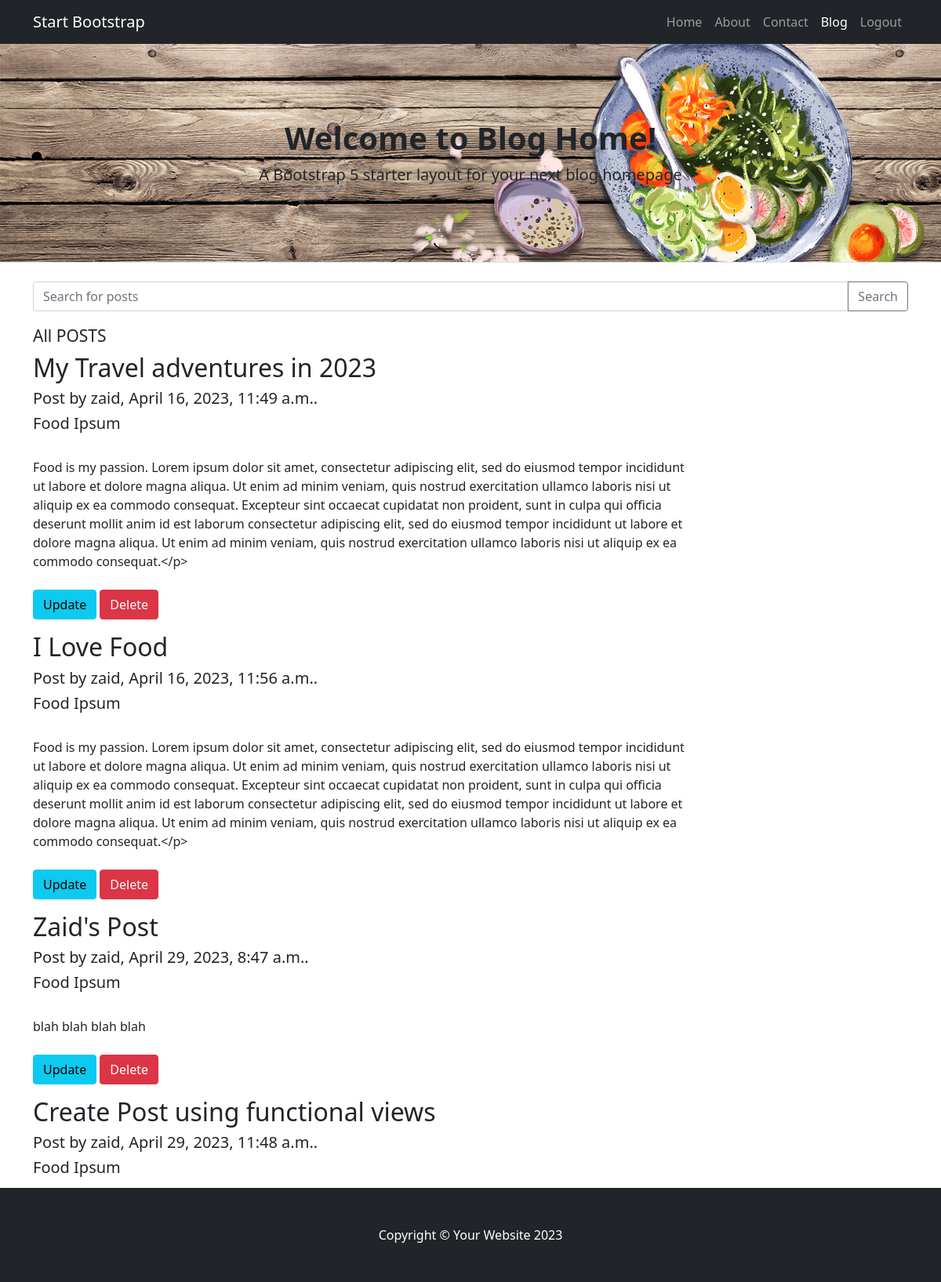
Page /posts/ (signed in) on the earlier database version.
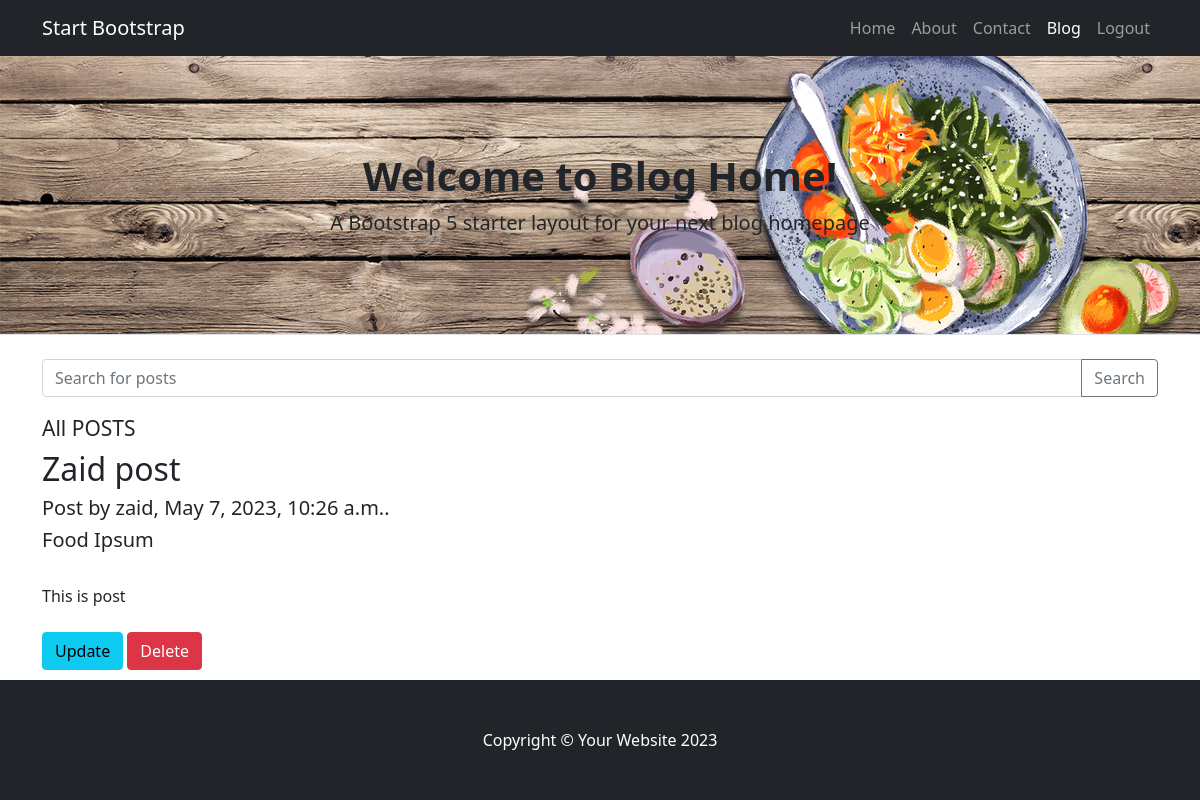
Same page on the later database version.
### posts/models.py (models this page shows, shortened)
class Post(models.Model):
    author = models.ForeignKey(
        'auth.User',
        on_delete=models.CASCADE
    )
    title = models.CharField(max_length=200)
    text = models.TextField()
    image = models.ImageField(upload_to='images/', null=True, blank=True)
    is_featured = models.BooleanField(default=False)
    created_date = models.DateTimeField(
        default=timezone.now
    )
    published_date = models.DateTimeField(
        blank=True, null=True
    )

### posts/views.py (the view)
# urls.py: path('', PostListView.as_view(), name='list_posts'),
class PostListView(LoginRequiredMixin, ListView):
    model = Post
    template_name = 'posts/posts.html'
    success_url = reverse_lazy('list_posts')
    context_object_name = 'posts'
    def get_queryset(self):
        queryset = super().get_queryset().filter(author=self.request.user)
        query = self.request.GET.get('query')
        if query:
            queryset = queryset.filter(Q(title__icontains=query) | Q(text__icontains=query))
        return queryset

### templates/posts/posts.html (shortened to what this page needs)
{% extends 'base.html' %}
 {% block content %}
    <form method="get">
      <div class="input-group mb-3">
        <input type="text" class="form-control" name="query" placeholder="Search for posts">
        <button class="btn btn-outline-secondary" type="submit">Search</button>
      </div>
    </form>
{% if posts %}
    <div class="col-sm-9">
      <h4><small>All POSTS</small></h4>
        {% for entry in posts %}
      <div class="row">
        <div class="col-lg-12">
        <h2>{{entry.title}}</h2>
         <h5> Post by {{entry.author.username}}, {{entry.created_date}}.</h5>
        <h5><span class="label label-danger">Food</span> <span class="label label-primary">Ipsum</span></h5><br>
        <p>   {{entry.text}}   <br><br>
              <a href="{% url 'post_update' entry.pk%}" class="btn btn-info">Update</a>
              <a href="{% url 'post_delete' entry.pk%}" class="btn btn-danger">Delete</a>
        </div>
      </div>
        {% endfor %}
        {% else %}
      <p>No posts found.</p>
        {% endif %}
    </div>
{% endblock %}

### templates/base.html (shortened to what this page needs)
{% load static %}
<!DOCTYPE html>
<html lang="en">
    <head>
        <link href="https://cdn.jsdelivr.net/npm/bootstrap@5.0.2/dist/css/bootstrap.min.css" rel="stylesheet">
        <link href="{% static 'css/main.css' %}" rel="stylesheet" />
    </head>
    <body>
        <nav class="navbar navbar-expand-lg navbar-dark bg-dark">
            <div class="container">
                <a class="navbar-brand" href="#!">Start Bootstrap</a>
                <div class="collapse navbar-collapse" id="navbarSupportedContent">
                    <ul class="navbar-nav ms-auto mb-2 mb-lg-0">
                        <li class="nav-item" ><a class="nav-link {% if request.resolver_match.url_name == 'home' %} active {% endif %}" href="{% url 'home' %}">Home</a></li>
                        <li class="nav-item"><a class="nav-link {% if request.resolver_match.url_name == 'about' %} active {% endif %}" href="{% url 'about' %}">About</a></li>
                        <li class="nav-item "><a class="nav-link {% if request.resolver_match.url_name == 'contact' %} active {% endif %}" href="{% url 'contact' %}">Contact</a></li>
                        <li class="nav-item "><a class="nav-link {% if request.resolver_match.url_name == 'list_posts' %} active {% endif %}" aria-current="page" href="{% url 'list_posts' %}">Blog</a></li>
                         {% if user.is_authenticated %}
                            <li class="nav-item"><a class="nav-link" href="{% url 'logout' %}">Logout</a></li>
                          {% else %}
                            <li class="nav-item"><a class="nav-link" href="{% url 'login' %}">Login</a></li>
                          {% endif %}
                    </ul>
                </div>
            </div>
        </nav>
        <header class="py-5 bg-light border-bottom mb-4 header-image">
            <div class="container">
                <div class="text-center my-5">
                    <h1 class="fw-bolder">Welcome to Blog Home!</h1>
                    <p class="lead mb-0">A Bootstrap 5 starter layout for your next blog homepage</p>
                </div>
            </div>
        </header>
        <div class="container">
            <div class="row">
                    {% block content %} {% endblock %}
            </div>
        </div>
        <footer class="py-5 bg-dark">
            <div class="container"><p class="m-0 text-center text-white">Copyright &copy; Your Website 2023</p></div>
        </footer>
    </body>
</html>

### static/css/main.css (style rules this page uses)
.header-image { background-image:url('/static/img/header.jpg') }
footer { position:fixed; bottom:0; width:100%; padding:20px; }

Differences in the rows shown:
removed Post: title "My Travel adventures in 2023", author.username "zaid", created_date "April 16, 2023, 11:49 a.m.", text "Food is my passion. Lorem ipsum dolor sit amet, consectetur adipiscing elit, sed do eiusmod tempor incididunt ut labore et dolore magna aliqua. Ut enim ad minim veniam, quis nostrud exercitation ullamco laboris nisi ut aliquip ex ea commodo consequat. Excepteur sint occaecat cupidatat non proident, sunt in culpa qui officia deserunt mollit anim id est laborum consectetur adipiscing elit, sed do eiusmod tempor incididunt ut labore et dolore magna aliqua. Ut enim ad minim veniam, quis nostrud exercitation ullamco laboris nisi ut aliquip ex ea commodo consequat.</p>"
removed Post: title "I Love Food", author.username "zaid", created_date "April 16, 2023, 11:56 a.m.", text "Food is my passion. Lorem ipsum dolor sit amet, consectetur adipiscing elit, sed do eiusmod tempor incididunt ut labore et dolore magna aliqua. Ut enim ad minim veniam, quis nostrud exercitation ullamco laboris nisi ut aliquip ex ea commodo consequat. Excepteur sint occaecat cupidatat non proident, sunt in culpa qui officia deserunt mollit anim id est laborum consectetur adipiscing elit, sed do eiusmod tempor incididunt ut labore et dolore magna aliqua. Ut enim ad minim veniam, quis nostrud exercitation ullamco laboris nisi ut aliquip ex ea commodo consequat.</p>"
removed Post: title "Zaid's Post", author.username "zaid", created_date "April 29, 2023, 8:47 a.m.", text "blah blah blah blah"
removed Post: title "Create Post using functional views", author.username "zaid", created_date "April 29, 2023, 11:48 a.m."
added Post: title "Zaid post", author.username "zaid", created_date "May 7, 2023, 10:26 a.m.", text "This is post"
